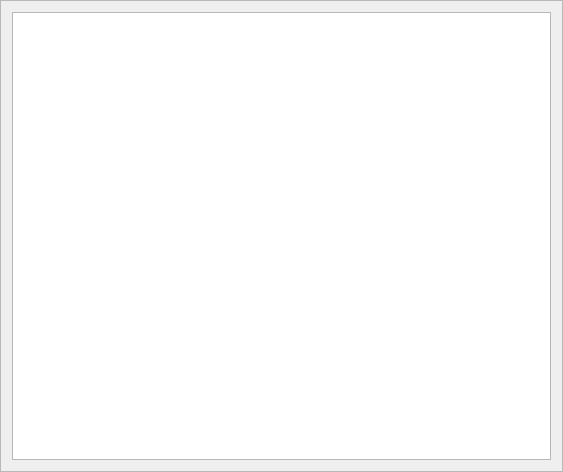
<?xml version="1.0" encoding="UTF-8"?>
<ui version="4.0">
 <class>ViewVehicleFrame</class>
 <widget class="QFrame" name="ViewVehicleFrame">
  <property name="geometry">
   <rect>
    <x>0</x>
    <y>0</y>
    <width>563</width>
    <height>472</height>
   </rect>
  </property>
  <property name="windowTitle">
   <string>View Vehicles</string>
  </property>
  <property name="frameShape">
   <enum>QFrame::StyledPanel</enum>
  </property>
  <property name="frameShadow">
   <enum>QFrame::Raised</enum>
  </property>
  <layout class="QVBoxLayout" name="verticalLayout">
   <item>
    <widget class="QTableView" name="table">
     <property name="selectionBehavior">
      <enum>QAbstractItemView::SelectRows</enum>
     </property>
    </widget>
   </item>
  </layout>
 </widget>
 <resources/>
 <connections/>
</ui>
